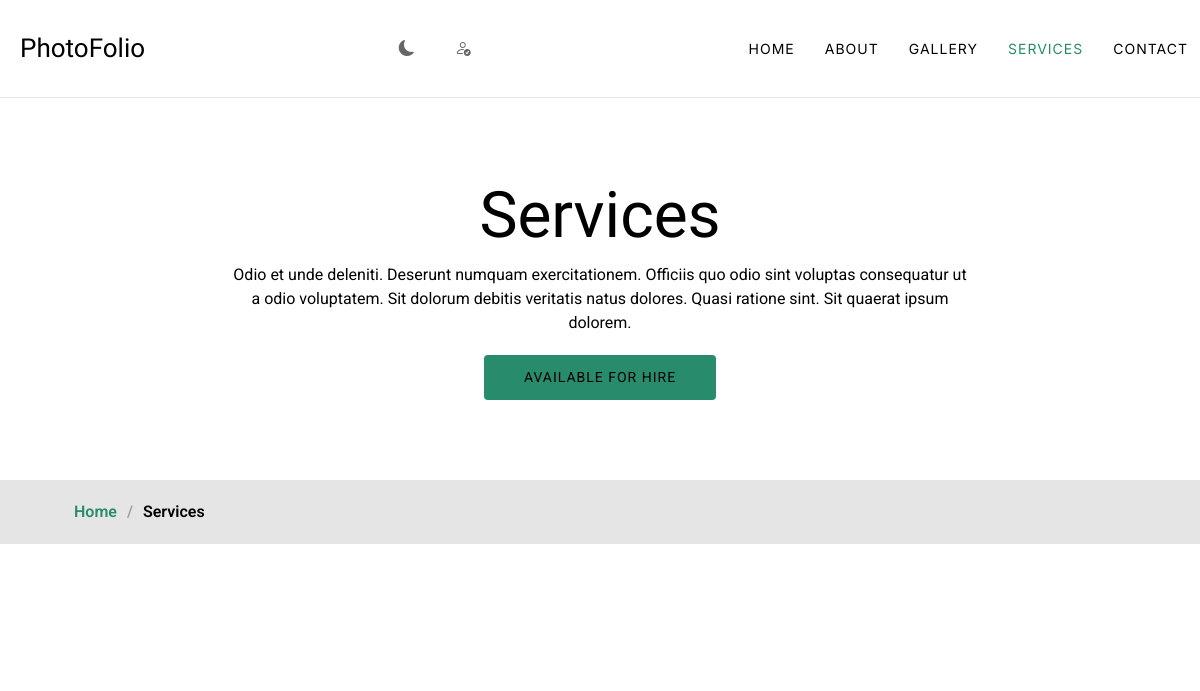
/services/, run on an earlier commit of the app's database.
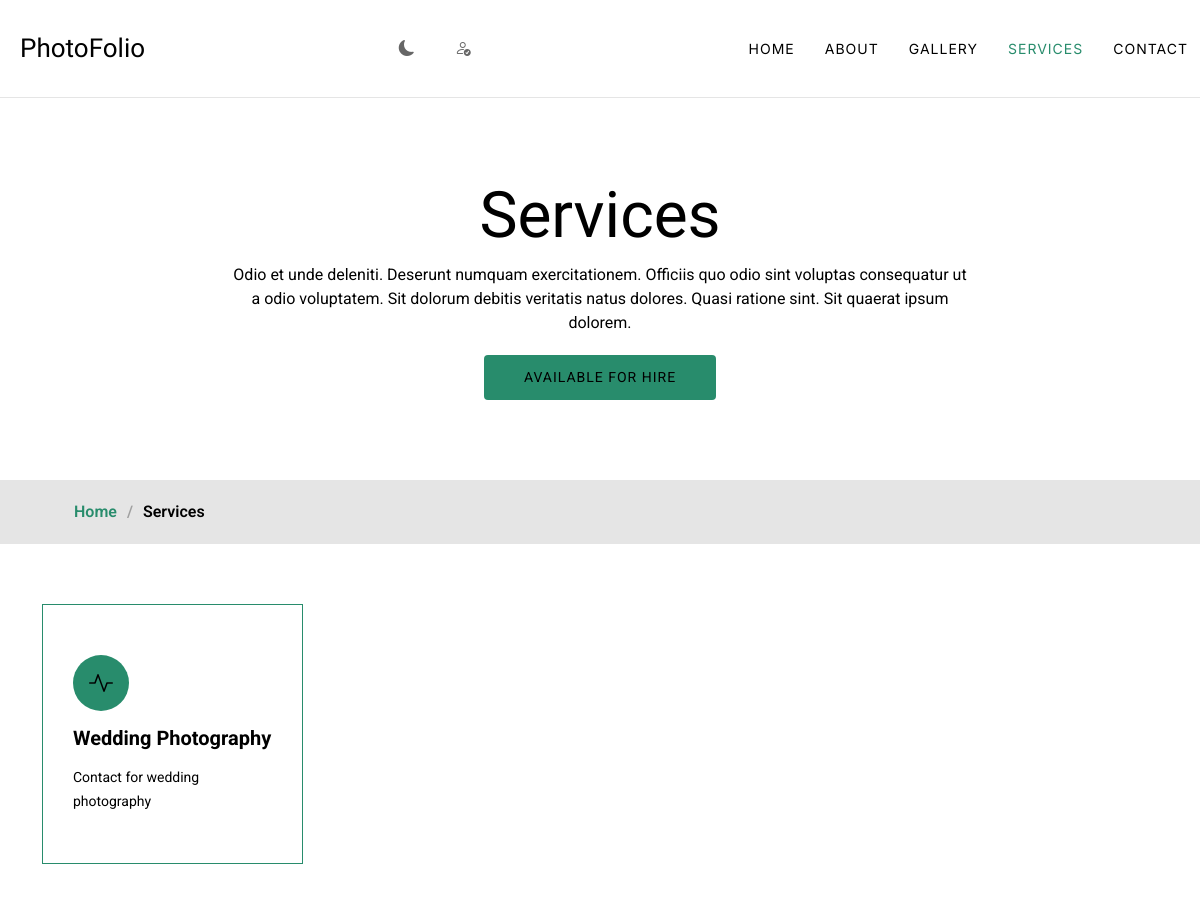
And on a later commit of the database.
### adminapp/models.py (models this page shows, shortened)
class Services(models.Model):
    title = models.CharField(max_length=200)
    description = models.TextField()

### viewerapp/views.py (the view)
# urls.py: path('services/', views.services, name='services'),
def services(request):
    services=Services.objects.all()
    return render(request, 'viewerapp/services.html',{'services': services})

### templates/viewerapp/services.html (shortened to what this page needs)
{% extends 'viewerapp/index.html' %}
{% load static %}
{% block content %}
<div class="page-title" data-aos="fade">
  <div class="heading">
    <div class="container">
      <div class="row d-flex justify-content-center text-center">
        <div class="col-lg-8">
          <h1>Services</h1>
          <p class="mb-0">Odio et unde deleniti. Deserunt numquam exercitationem. Officiis quo odio sint voluptas consequatur ut a odio voluptatem. Sit dolorum debitis veritatis natus dolores. Quasi ratione sint. Sit quaerat ipsum dolorem.</p>
          <a href="{% url 'contact' %}" class="cta-btn">Available for Hire<br></a>
        </div>
      </div>
    </div>
  </div>
  <nav class="breadcrumbs">
    <div class="container">
      <ol>
        <li><a href="{% url 'index' %}">Home</a></li>
        <li class="current">Services</li>
      </ol>
    </div>
  </nav>
</div>
<section id="services" class="services section">
  <div class="container">
    <div class="row gy-4">
      {% for service in services %}
      <div class="col-xl-3 col-md-6 d-flex"  data-aos="fade-up" data-aos-delay="100" >
        <div class="service-item position-relative" style="background-color: var(--background-color); color: var(--heading-color); border:1px solid var(--accent-color);">
          <div class="icon"><i class="bi bi-activity icon"></i></div>
          <h4><a href="" class="stretched-link">{{ service.title }}</a></h4>
          <p>{{ service.description }}</p>
        </div>
      </div>
      {% endfor %}
    </div>
  </div>
</section>
{% endblock %}

What changed in the data, as far as the page shows it:
added Services: title "Wedding Photography", description "Contact for wedding photography"
